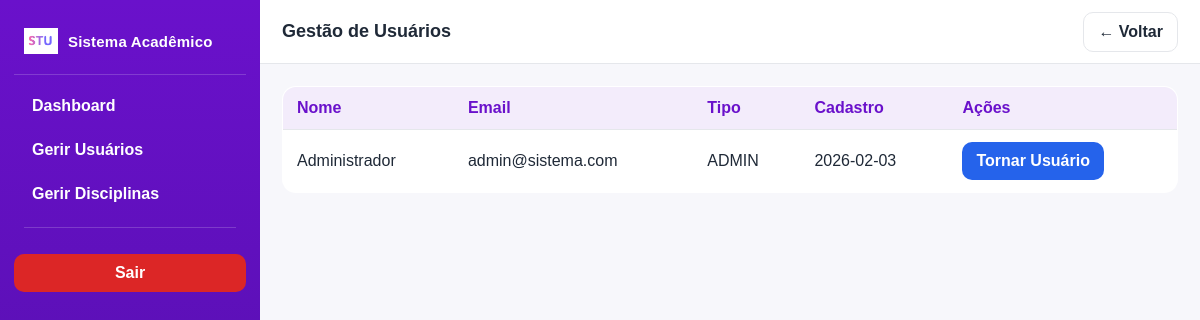
The app's page /pages/admin/usuarios.php (signed in) with its own data.
### tables this page shows
CREATE TABLE usuarios (
    id_usuario INT AUTO_INCREMENT,
    nome VARCHAR(50) NOT NULL,
    email VARCHAR(50) UNIQUE NOT NULL,
    senha VARCHAR(255) NOT NULL,
    tipo ENUM('usuario', 'admin') DEFAULT 'usuario',
    data_cadastro DATE,

    PRIMARY KEY (id_usuario)
);

### pages/admin/usuarios.php (the view, shortened to what this page needs)
<?php
require_once '../../config/conexao.php';
$usuarios = mysqli_query($conn, "
    SELECT id_usuario, nome, email, tipo, data_cadastro
    FROM usuarios
    ORDER BY nome ASC
");
?>
<!DOCTYPE html>
<html lang="pt">
<head>
    <link rel="stylesheet" href="../../css/app.css">
</head>
<body>
<div class="app">
    <aside class="sidebar">
        <div class="brand">
            <img src="../../img/logo.png" alt="Logo">
            <strong>Sistema Acadêmico</strong>
        </div>
        <nav class="nav">
            <a href="dashboard_admin.php">Dashboard</a>
            <a href="usuarios.php">Gerir Usuários</a>
            <a href="disciplinas.php">Gerir Disciplinas</a>
        </nav>
        <div class="divider"></div>
        <a class="btn btn-danger logout" href="../../controllers/logout.php">Sair</a>
    </aside>
    <header class="topbar">
        <h1>Gestão de Usuários</h1>
        <div class="actions">
            <a class="btn btn-ghost" href="dashboard_admin.php">← Voltar</a>
        </div>
    </header>
    <main class="main">
        <table class="table">
            <thead>
                <tr>
                    <th>Nome</th>
                    <th>Email</th>
                    <th>Tipo</th>
                    <th>Cadastro</th>
                    <th>Ações</th>
                </tr>
            </thead>
            <tbody>
                <?php while ($u = mysqli_fetch_assoc($usuarios)): ?>
                <tr>
                    <td><?= $u['nome']; ?></td>
                    <td><?= $u['email']; ?></td>
                    <td><?= strtoupper($u['tipo']); ?></td>
                    <td><?= $u['data_cadastro']; ?></td>
                    <td>
                        <a class="btn <?= $u['tipo'] === 'admin' ? 'btn-info' : 'btn-success'; ?>"
                           href="../../controllers/alterar_tipo_usuario.php?id=<?= $u['id_usuario']; ?>&tipo=<?= $u['tipo']; ?>">
                            <?= $u['tipo'] === 'admin' ? 'Tornar Usuário' : 'Tornar Admin'; ?>
                        </a>
                    </td>
                </tr>
                <?php endwhile; ?>
            </tbody>
        </table>
    </main>
</div>
</body>
</html>

### css/app.css (style rules this page uses)
:root { --bg: #f7f7fb; --surface: #ffffff; --surface-2: #f1f1f7; --text: #1f2937; --muted: #6b7280; --border: #e5e7eb; --primary: #6a11cb; --primary-2: #4a0e9e; --danger: #dc2626; --success: #16a34a; --info: #2563eb; }
* { box-sizing: border-box; }
html, body { height: 100%; }
body { margin: 0; font-family: Arial, Helvetica, sans-serif; background: var(--bg); color: var(--text); }
.app { height: 100vh; display: grid; grid-template-columns: 260px 1fr; grid-template-rows: 64px 1fr; }
.sidebar { grid-row: 1 / 3; background: linear-gradient(180deg, var(--primary), var(--primary-2)); color: #fff; padding: 18px 14px; overflow: auto; }
.brand { display: flex; align-items: center; gap: 10px; padding: 6px 10px 16px; border-bottom: 1px solid rgba(255, 255, 255, 0.18); margin-bottom: 12px; }
.brand img { width: 34px; height: 34px; object-fit: contain; }
.brand strong { font-size: 15px; letter-spacing: 0.2px; }
.nav a { display: block; text-decoration: none; color: #fff; padding: 10px 12px; border-radius: 10px; font-weight: 600; margin: 6px 6px; transition: 0.15s ease-in-out; }
.sidebar .divider { height: 1px; background: rgba(255, 255, 255, 0.18); margin: 14px 10px; }
.topbar { grid-column: 2; background: var(--surface); border-bottom: 1px solid var(--border); display: flex; align-items: center; justify-content: space-between; padding: 0 22px; }
.topbar h1 { margin: 0; font-size: 18px; }
.topbar .actions { display: flex; align-items: center; gap: 12px; }
.main { grid-column: 2; padding: 22px; overflow: auto; }
.btn { display: inline-flex; align-items: center; justify-content: center; gap: 8px; border: none; border-radius: 10px; padding: 10px 14px; font-weight: 700; text-decoration: none; cursor: pointer; transition: 0.15s ease-in-out; }
.btn-danger { background: var(--danger); color: #fff; }
.btn-info { background: var(--info); color: #fff; }
.btn-ghost { background: transparent; border: 1px solid var(--border); color: var(--text); }
.table { width: 100%; border-collapse: collapse; background: var(--surface); border: 1px solid var(--border); border-radius: 14px; overflow: hidden; }
.table th, .table td { padding: 12px 14px; border-bottom: 1px solid var(--border); text-align: left; }
.table th { background: rgba(106, 17, 203, 0.08); color: var(--primary); font-weight: 800; }
.logout { width: 100%; margin-top: 12px; }

### records on screen
usuarios: nome "Administrador", email "admin@sistema.com", tipo "ADMIN", data_cadastro "2026-02-03", shows "Tornar Usuário"
